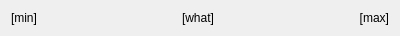
<?xml version="1.0" encoding="UTF-8"?>
<ui version="4.0">
 <class>korter_project_qt_scale</class>
 <widget class="QWidget" name="korter_project_qt_scale">
  <property name="geometry">
   <rect>
    <x>0</x>
    <y>0</y>
    <width>400</width>
    <height>35</height>
   </rect>
  </property>
  <property name="sizePolicy">
   <sizepolicy hsizetype="Preferred" vsizetype="Fixed">
    <horstretch>0</horstretch>
    <verstretch>0</verstretch>
   </sizepolicy>
  </property>
  <property name="windowTitle">
   <string>Form</string>
  </property>
  <layout class="QHBoxLayout" name="horizontalLayout">
   <item>
    <widget class="QLabel" name="label_min">
     <property name="text">
      <string>[min]</string>
     </property>
    </widget>
   </item>
   <item>
    <widget class="QLabel" name="label_text">
     <property name="sizePolicy">
      <sizepolicy hsizetype="MinimumExpanding" vsizetype="Preferred">
       <horstretch>0</horstretch>
       <verstretch>0</verstretch>
      </sizepolicy>
     </property>
     <property name="text">
      <string>[what]</string>
     </property>
     <property name="alignment">
      <set>Qt::AlignCenter</set>
     </property>
    </widget>
   </item>
   <item>
    <widget class="QLabel" name="label_max">
     <property name="text">
      <string>[max]</string>
     </property>
     <property name="alignment">
      <set>Qt::AlignRight|Qt::AlignTrailing|Qt::AlignVCenter</set>
     </property>
    </widget>
   </item>
  </layout>
 </widget>
 <resources/>
 <connections/>
</ui>
